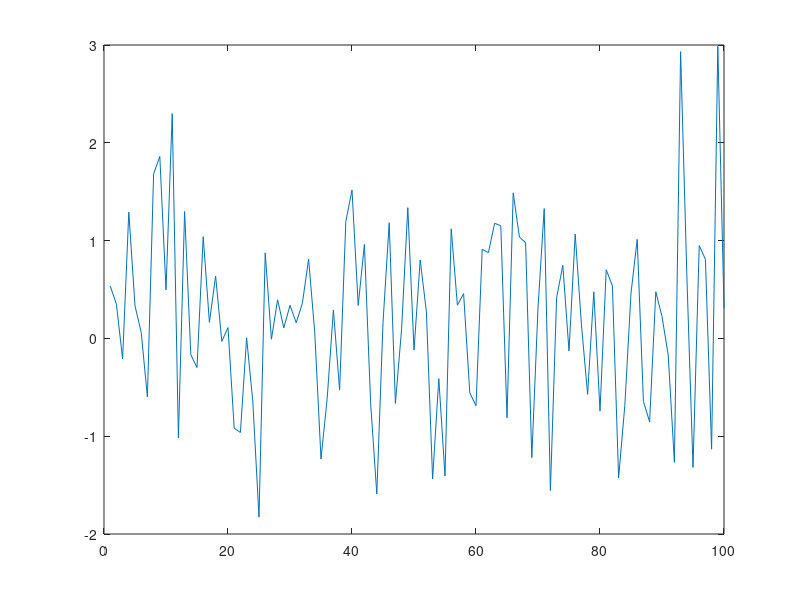
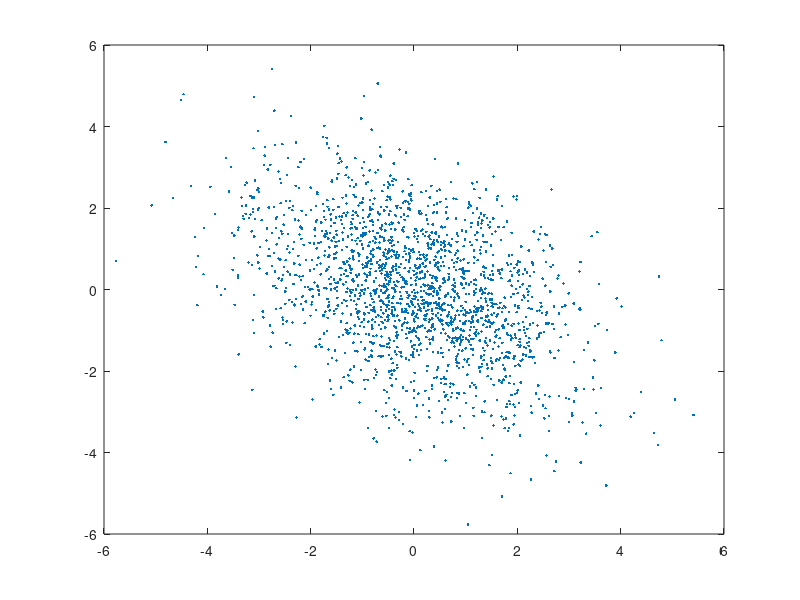
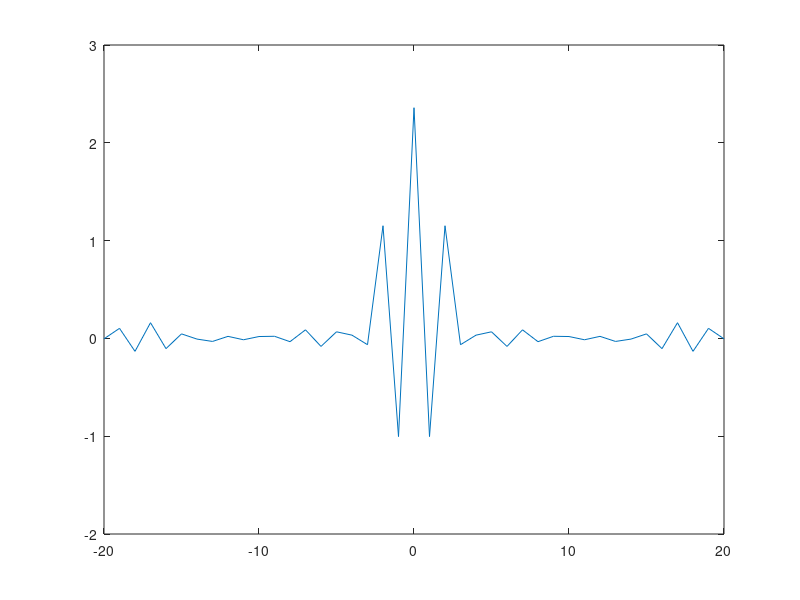

Reproduce these figures in MATLAB, in order. (Note: this script raises an error after producing the figures.)
%% 3.1 Estimation of expected value, covariance fucntion and spectral density
clear all
clc
load input_files/data1.mat
plot(data1.x)
m = mean(data1.x);
sigma = std(data1.x);
n = length(data1.x);
ts = tinv([0.025  0.975],n-1); 
interval = m + ts * sigma/sqrt(n)

%% 3.2 Estimation of the covariance function
clear all
clc
load input_files/covProc.mat
k = 1;
figure
plot(covProc(1:end-k),covProc(k+1:end),'.')
[ycov,lags]=xcov(covProc,20,'biased')
figure
plot(lags,ycov)


%% 3.3 Specturm estimate of a sum of harmonics
clear all
clc
simuleraenkelsumma

%% 4.1 Keynotes and overtones
clear all
clc
load input_files/cello.mat
load input_files/trombone.mat
soundsc(cello.x)
spekgui

%% 4.2 Aliasing
clear all
clc 
load input_files/cello.mat
load input_files/trombone.mat
n = 2;
cello2.x = cello.x(1:n:end);
cello2.dt = cello.dt*n;
decimate(cello2.x,n) %anti aliasing using lowpass
trombone2.x = trombone.x(1:n:end);
trombone2.dt = trombone.dt*n;
spekgui
